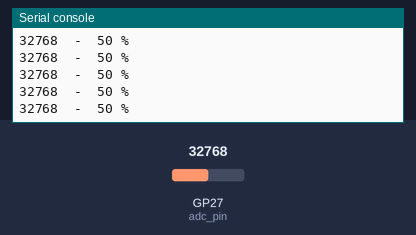
Simulated run of this program. Board: Raspberry Pi Pico running MicroPython. Parts: the last lines printed to the serial console. The inputs (shaded band) are chosen by the test bench; at power-on: GP27 (adc_pin) = 32768 (analog values on the 0–65535 scale).

Above: at 1.2 s.
1.3 s: GP27 (adc_pin) set to 45874
At 1.9 s:
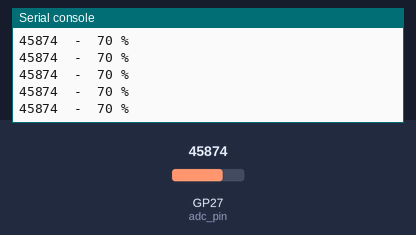
2.8 s: GP27 (adc_pin) set to 57670
At 3.9 s:
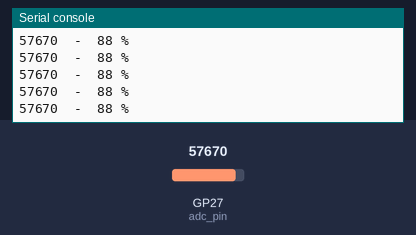
Timing chart, 0 to 5.8 s (numbered marks = the images above; inputs shaded):
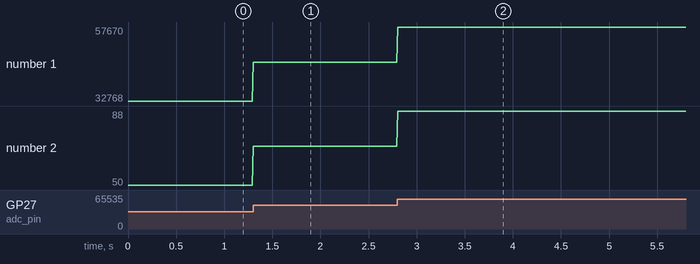

The program:

read_potentiometer_display_percentage_rpispy.py
```python
import time
from machine import Pin,ADC

# Setup ADC
adc_pin = Pin(27, mode=Pin.IN)
adc_obj = ADC(adc_pin)

# ADC value when voltage is 3.3V
max_adc_val = 65535

while True:

    # Read ADC value
    adc_val = adc_obj.read_u16()

    # Calculate percentage based on max value
    adc_per = round((adc_val/max_adc_val)*100)

    # Output values
    print(adc_val, " - ", adc_per, "%")

    # Wait 1 second
    time.sleep(0.01)
```

Measured:
- after the input at 1.3 s, the serial console: prints a new line at once (image 1)
- after the input at 2.8 s, the serial console: prints a new line at once (image 2)
- plotted number 1: 32768 → 45874 after the input at 1.3 s, 45874 → 57670 after the input at 2.8 s
- plotted number 2: 50 → 70 after the input at 1.3 s, 70 → 88 after the input at 2.8 s
